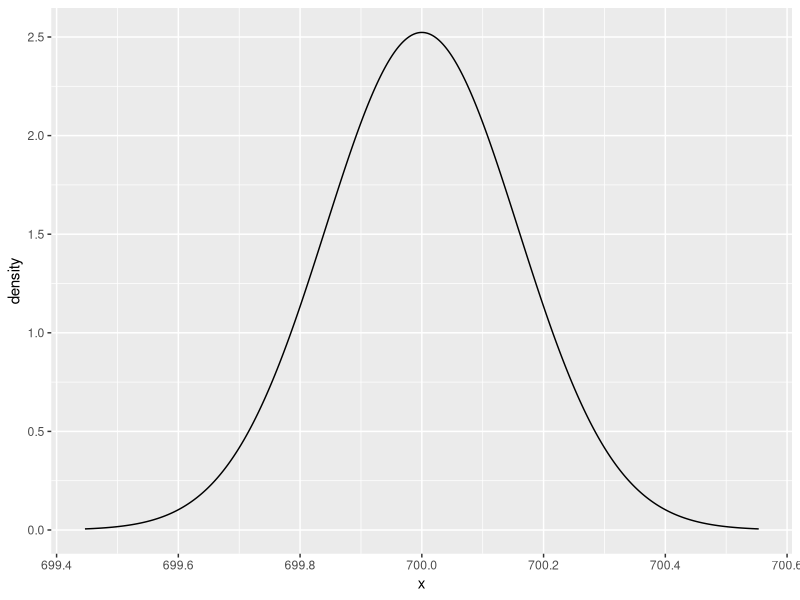
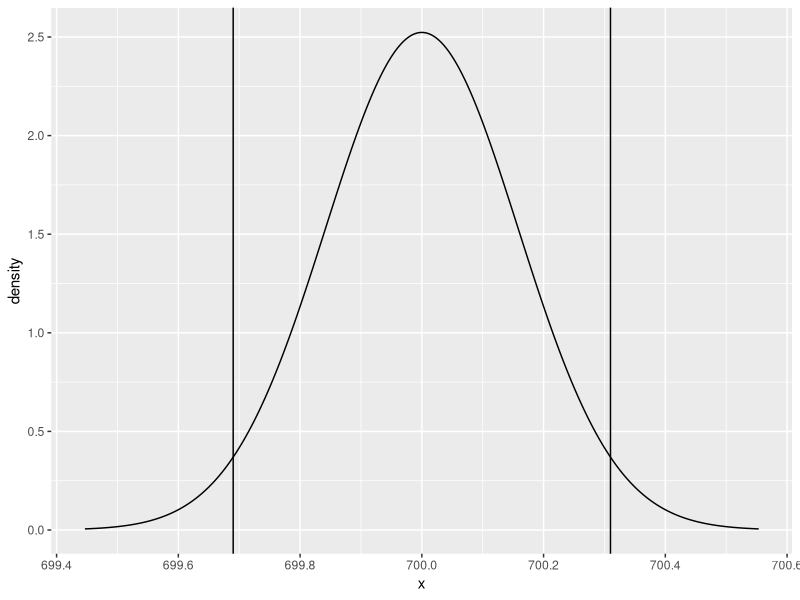
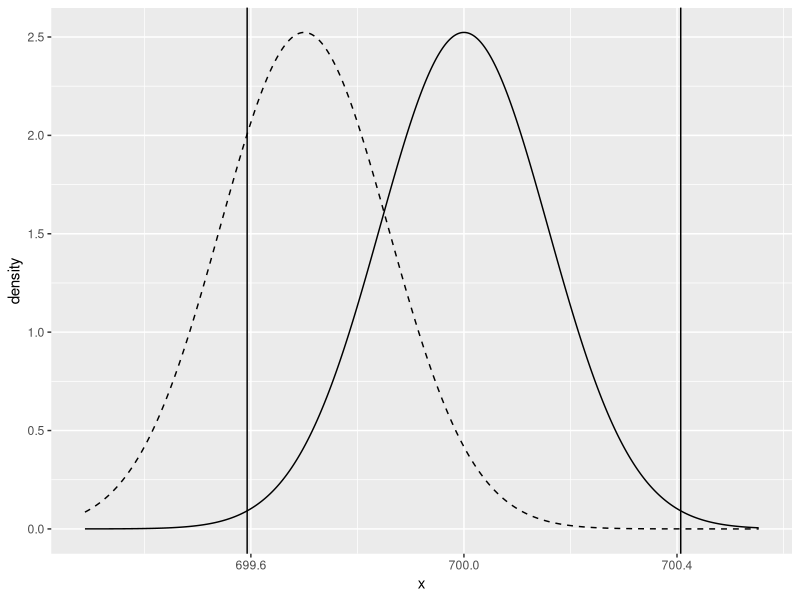

Source code (R) for these figures, in order:
## ---- chunk 1
knitr::opts_chunk$set(echo = FALSE, warning=FALSE, message=FALSE,
                      dev = 'pdf', fig.width=5, fig.asp=0.6, fig.align = 'center')
options(tibble.width=70, tibble.print_max=5)
library(tidyverse)
## ---- chunk 2
z <- -350:350/100
x <- 700 + 0.5/sqrt(10)*z

door_null <- data.frame(x=x, density=dnorm(x, 700, 0.5/sqrt(10)))
door_null %>% 
  ggplot(aes(x=x, y=density)) + geom_line()
## ---- chunk 3
door_null %>% 
  ggplot(aes(x=x, y=density)) + geom_line() +
  geom_vline(xintercept = 699.6901) + 
  geom_vline(xintercept = 700.3099)
## ---- chunk 4
LL <- round(700-qnorm(0.995)*0.5/sqrt(10), 3)
UL <- round(700+qnorm(0.995)*0.5/sqrt(10), 3)
mu_1 <- 699.7
## ---- chunk 5
z <- -450:350/100
x <- 700 + 0.5/sqrt(10)*z

door_null <- data.frame(x=x, density=dnorm(x, 700, 0.5/sqrt(10)), density_1 = dnorm(x, mu_1, 0.5/sqrt(10)))
door_null %>% 
  ggplot(aes(x=x, y=density)) + geom_line() + geom_line(aes(x=x, y=density_1), data=door_null, linetype=2)+
  geom_vline(xintercept = LL) + 
  geom_vline(xintercept = UL)
